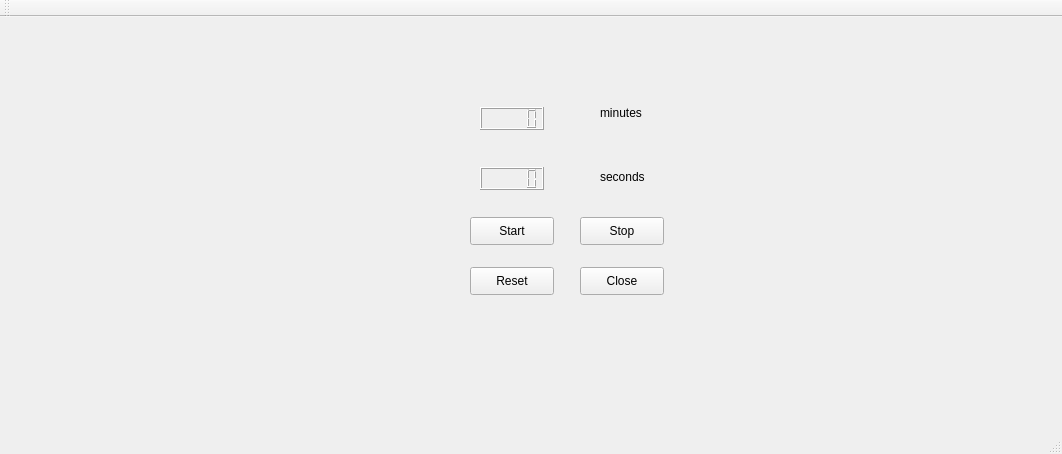
<?xml version="1.0" encoding="UTF-8"?>
<ui version="4.0">
 <class>MainWindow</class>
 <widget class="QMainWindow" name="MainWindow">
  <property name="geometry">
   <rect>
    <x>0</x>
    <y>0</y>
    <width>1062</width>
    <height>454</height>
   </rect>
  </property>
  <property name="windowTitle">
   <string>MainWindow</string>
  </property>
  <widget class="QWidget" name="centralWidget">
   <widget class="QLabel" name="label">
    <property name="geometry">
     <rect>
      <x>600</x>
      <y>70</y>
      <width>81</width>
      <height>51</height>
     </rect>
    </property>
    <property name="text">
     <string>minutes</string>
    </property>
   </widget>
   <widget class="QLabel" name="label_2">
    <property name="geometry">
     <rect>
      <x>600</x>
      <y>150</y>
      <width>63</width>
      <height>20</height>
     </rect>
    </property>
    <property name="text">
     <string>seconds</string>
    </property>
   </widget>
   <widget class="QLCDNumber" name="lcdNumberMin">
    <property name="geometry">
     <rect>
      <x>480</x>
      <y>90</y>
      <width>64</width>
      <height>23</height>
     </rect>
    </property>
   </widget>
   <widget class="QLCDNumber" name="lcdNumberSec">
    <property name="geometry">
     <rect>
      <x>480</x>
      <y>150</y>
      <width>64</width>
      <height>23</height>
     </rect>
    </property>
    <property name="palette">
     <palette>
      <active>
       <colorrole role="WindowText">
        <brush brushstyle="SolidPattern">
         <color alpha="255">
          <red>208</red>
          <green>208</green>
          <blue>208</blue>
         </color>
        </brush>
       </colorrole>
       <colorrole role="Text">
        <brush brushstyle="SolidPattern">
         <color alpha="255">
          <red>208</red>
          <green>208</green>
          <blue>208</blue>
         </color>
        </brush>
       </colorrole>
       <colorrole role="BrightText">
        <brush brushstyle="SolidPattern">
         <color alpha="255">
          <red>208</red>
          <green>208</green>
          <blue>208</blue>
         </color>
        </brush>
       </colorrole>
       <colorrole role="ButtonText">
        <brush brushstyle="SolidPattern">
         <color alpha="255">
          <red>0</red>
          <green>0</green>
          <blue>0</blue>
         </color>
        </brush>
       </colorrole>
      </active>
      <inactive>
       <colorrole role="WindowText">
        <brush brushstyle="SolidPattern">
         <color alpha="255">
          <red>208</red>
          <green>208</green>
          <blue>208</blue>
         </color>
        </brush>
       </colorrole>
       <colorrole role="Text">
        <brush brushstyle="SolidPattern">
         <color alpha="255">
          <red>208</red>
          <green>208</green>
          <blue>208</blue>
         </color>
        </brush>
       </colorrole>
       <colorrole role="BrightText">
        <brush brushstyle="SolidPattern">
         <color alpha="255">
          <red>208</red>
          <green>208</green>
          <blue>208</blue>
         </color>
        </brush>
       </colorrole>
       <colorrole role="ButtonText">
        <brush brushstyle="SolidPattern">
         <color alpha="255">
          <red>0</red>
          <green>0</green>
          <blue>0</blue>
         </color>
        </brush>
       </colorrole>
      </inactive>
      <disabled>
       <colorrole role="WindowText">
        <brush brushstyle="SolidPattern">
         <color alpha="96">
          <red>164</red>
          <green>166</green>
          <blue>168</blue>
         </color>
        </brush>
       </colorrole>
       <colorrole role="Text">
        <brush brushstyle="SolidPattern">
         <color alpha="96">
          <red>164</red>
          <green>166</green>
          <blue>168</blue>
         </color>
        </brush>
       </colorrole>
       <colorrole role="BrightText">
        <brush brushstyle="SolidPattern">
         <color alpha="255">
          <red>208</red>
          <green>208</green>
          <blue>208</blue>
         </color>
        </brush>
       </colorrole>
       <colorrole role="ButtonText">
        <brush brushstyle="SolidPattern">
         <color alpha="96">
          <red>164</red>
          <green>166</green>
          <blue>168</blue>
         </color>
        </brush>
       </colorrole>
      </disabled>
     </palette>
    </property>
    <property name="smallDecimalPoint">
     <bool>false</bool>
    </property>
   </widget>
   <widget class="QPushButton" name="startButton">
    <property name="geometry">
     <rect>
      <x>470</x>
      <y>200</y>
      <width>84</width>
      <height>28</height>
     </rect>
    </property>
    <property name="text">
     <string>Start</string>
    </property>
   </widget>
   <widget class="QPushButton" name="stopButton">
    <property name="geometry">
     <rect>
      <x>580</x>
      <y>200</y>
      <width>84</width>
      <height>28</height>
     </rect>
    </property>
    <property name="text">
     <string>Stop</string>
    </property>
   </widget>
   <widget class="QPushButton" name="resetButton">
    <property name="geometry">
     <rect>
      <x>470</x>
      <y>250</y>
      <width>84</width>
      <height>28</height>
     </rect>
    </property>
    <property name="text">
     <string>Reset</string>
    </property>
   </widget>
   <widget class="QPushButton" name="closeButton">
    <property name="geometry">
     <rect>
      <x>580</x>
      <y>250</y>
      <width>84</width>
      <height>28</height>
     </rect>
    </property>
    <property name="text">
     <string>Close</string>
    </property>
   </widget>
  </widget>
  <widget class="QMenuBar" name="menuBar">
   <property name="geometry">
    <rect>
     <x>0</x>
     <y>0</y>
     <width>1062</width>
     <height>25</height>
    </rect>
   </property>
  </widget>
  <widget class="QToolBar" name="mainToolBar">
   <attribute name="toolBarArea">
    <enum>TopToolBarArea</enum>
   </attribute>
   <attribute name="toolBarBreak">
    <bool>false</bool>
   </attribute>
  </widget>
  <widget class="QStatusBar" name="statusBar"/>
 </widget>
 <layoutdefault spacing="6" margin="11"/>
 <resources/>
 <connections>
  <connection>
   <sender>closeButton</sender>
   <signal>clicked()</signal>
   <receiver>MainWindow</receiver>
   <slot>close()</slot>
   <hints>
    <hint type="sourcelabel">
     <x>621</x>
     <y>305</y>
    </hint>
    <hint type="destinationlabel">
     <x>530</x>
     <y>226</y>
    </hint>
   </hints>
  </connection>
 </connections>
</ui>
